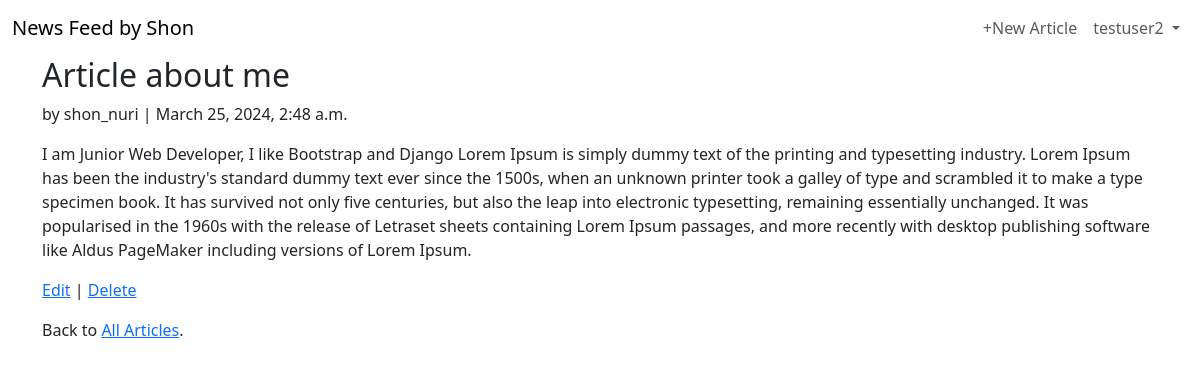
The app's page /articles/7/ (signed in) with its own data.
### users/models.py (models this page shows)
class CustomUser(AbstractUser):
    age = models.PositiveIntegerField(null=True, blank=True)

### articles/models.py (models this page shows, shortened)
class Article(models.Model):
    title = models.CharField(max_length=255)
    body = models.TextField()
    date = models.DateTimeField(auto_now_add=True)
    author = models.ForeignKey(
        get_user_model(),
        on_delete = models.CASCADE,
    )

### articles/views.py (the view)
# urls.py: path('<int:pk>/', ArticleDetailView.as_view(), name='article_detail'),
class ArticleDetailView(LoginRequiredMixin, DetailView):
    model = Article
    template_name = 'article_detail.html'
    login_url = 'login'

### templates/article_detail.html
{% extends 'base.html' %}
{% block content %}
    <div class="article-entry">
        <h2>{{ object.title }}</h2>
        <p>by {{ object.author }} | {{ object.date }}</p>
        <p>{{ object.body }}</p>
    </div>
    <p> <a href="{% url 'article_edit' article.pk %}">Edit</a> | <a href="{% url 'article_delete' article.pk %}">Delete</a> </p>
    <p> Back to <a href="{% url 'article_list' %}">All Articles</a>.</p>
{% endblock content %}

### templates/base.html (shortened to what this page needs)
<!doctype html>
<html lang="en">
    <head>
        <link href="https://cdn.jsdelivr.net/npm/bootstrap@5.3.3/dist/css/bootstrap.min.css" rel="stylesheet">
    </head>
    <body>
        <nav class="navbar navbar-expand-lg">
            <div class="container-fluid">
                <a class="navbar-brand" href="{% url 'home' %}">News Feed by Shon</a>
                <div class="collapse navbar-collapse" id="navbarContent">
                    {% if user.is_authenticated %}
                        <ul class="navbar-nav ms-auto">
                            <li class="nav-item">
                                <a class="nav-link" href="{% url 'article_new' %}">+New Article</a>
                            </li>
                            <li class="nav-item dropdown">
                                <a class="nav-link dropdown-toggle" href="#" id="navbarDropdown" role="button" data-bs-toggle="dropdown" aria-expanded="false"> {{user.username}} </a>
                            </li>
                        </ul>
                    {% endif %}
                </div>
            </div>
        </nav>
        <div class="container">
            {% block content %}
            {% endblock content %}
        </div>
    </body>
</html>

### records on screen
CustomUser: username "testuser2"
Article: title "Article about me", author "shon_nuri", date "March 25, 2024, 2:48 a.m.", body "I am Junior Web Developer, I like Bootstrap and Django Lorem Ipsum is simply dummy text of the printing and typesetting industry. Lorem Ipsum has been the industry's standard dummy text ever since the 1500s, when an unknown printer took a galley of type and scrambled it to make a type specimen book. It has survived not only five centuries, but also the leap into electronic typesetting, remaining essentially unchanged. It was popularised in the 1960s with the release of Letraset sheets containing Lorem Ipsum passages, and more recently with desktop publishing software like Aldus PageMaker including versions of Lorem Ipsum."
